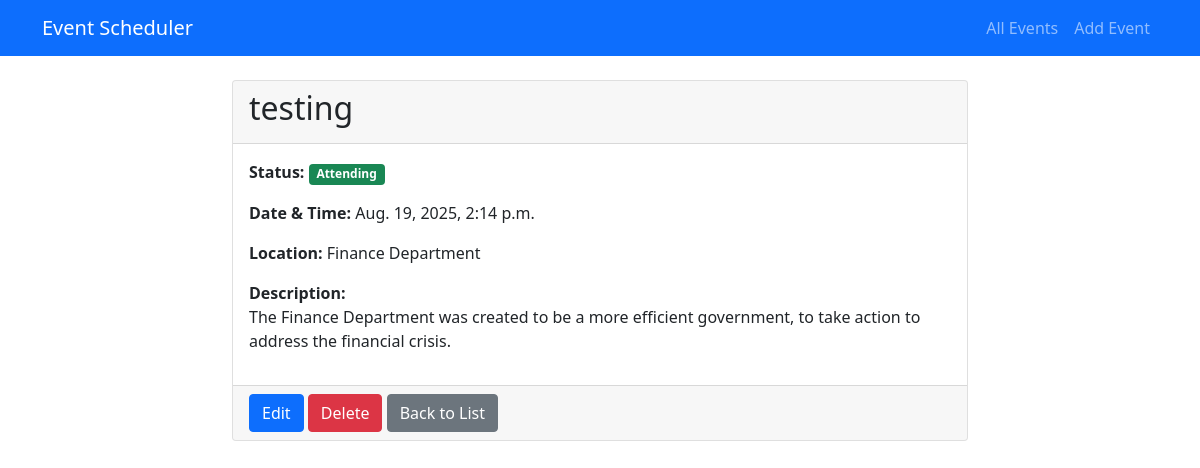
The page /event/12/ on the database its author committed.
### events/models.py (models this page shows, shortened)
class Event(models.Model):
    STATUS_CHOICES = [
        ('upcoming', 'Upcoming'),
        ('attending', 'Attending'),
        ('maybe', 'Maybe'),
        ('declined', 'Declined'),
    ]
    title = models.CharField(max_length=200)
    description = models.TextField(blank=True)
    date_time = models.DateTimeField()
    location = models.CharField(max_length=200)
    status = models.CharField(max_length=10, choices=STATUS_CHOICES, default='upcoming')
    created_at = models.DateTimeField(auto_now_add=True)
    updated_at = models.DateTimeField(auto_now=True)
    class Meta:
        ordering = ['date_time']

### events/views.py (the view)
# urls.py: path('event/<int:pk>/', views.event_detail, name='event_detail'),
def event_detail(request, pk):
    event = get_object_or_404(Event, pk=pk)
    return render(request, 'events/event_detail.html', {'event': event})

### events/templates/events/event_detail.html
{% extends 'base.html' %}
{% block content %}
<div class="row justify-content-center">
    <div class="col-md-8">
        <div class="card">
            <div class="card-header">
                <h2 class="card-title">{{ event.title }}</h2>
            </div>
            <div class="card-body">
                <div class="mb-3">
                    <strong>Status:</strong>
                    <span class="badge bg-{% if event.status == 'upcoming' %}primary{% elif event.status == 'attending' %}success{% elif event.status == 'maybe' %}warning{% else %}danger{% endif %}">
                        {{ event.get_status_display }}
                    </span>
                </div>
                <div class="mb-3">
                    <strong>Date & Time:</strong> {{ event.date_time }}
                </div>
                <div class="mb-3">
                    <strong>Location:</strong> {{ event.location }}
                </div>
                <div class="mb-3">
                    <strong>Description:</strong>
                    <p>{{ event.description }}</p>
                </div>
            </div>
            <div class="card-footer">
                <a href="{% url 'event_edit' event.pk %}" class="btn btn-primary">Edit</a>
                <a href="{% url 'event_delete' event.pk %}" class="btn btn-danger">Delete</a>
                <a href="{% url 'event_list' %}" class="btn btn-secondary">Back to List</a>
            </div>
        </div>
    </div>
</div>
{% endblock %}

### rows shown on the page
Event: title "testing", status "Attending", date_time "Aug. 19, 2025, 2:14 p.m.", location "Finance Department", description "The Finance Department was created to be a more efficient government, to take action to address the financial crisis."
